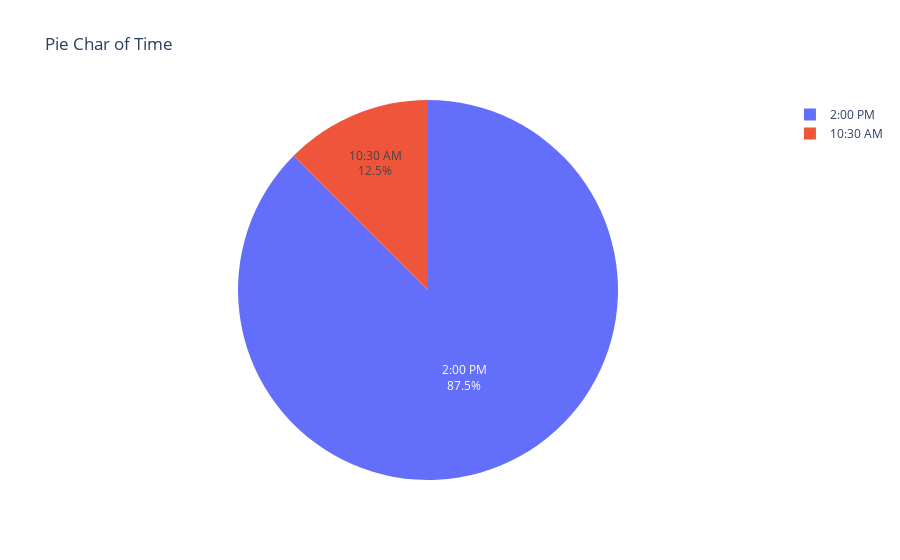
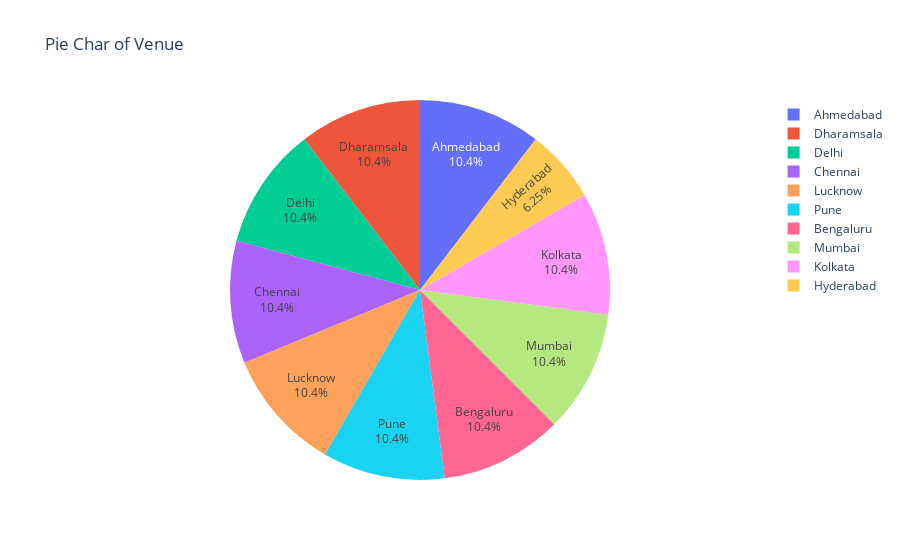
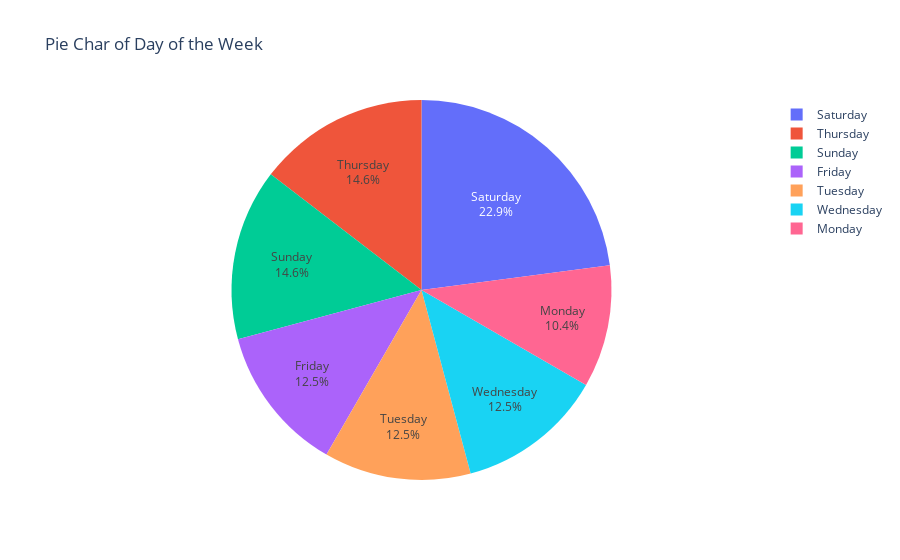
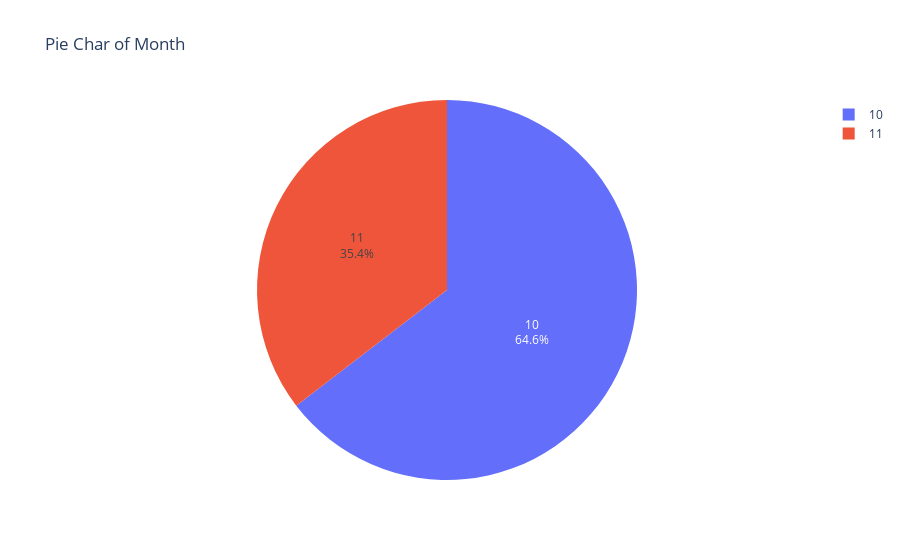

Notebook code cell kept with these figures, in order:
### Code cell
# Create pie charts for each feature in the 'features' list using Plotly Express.
# Create a pie chart with unique value names and their corresponding counts as values.
# Configure pie chart settings, placing the percentage labels inside the chart slices.
# Show the pie chart.

for feature in features:
    pie_fig = px.pie(df, names=df[feature].value_counts().index, values=df[feature].value_counts().values,
                     title=f'Pie Char of {feature}')
    pie_fig.update_traces(textposition = 'inside', textinfo='percent+label')
    pie_fig.show()

### Figure 1 — Plotly figure (JSON) as saved in the notebook; plotly's stock layout.template omitted (floating-point values rounded to 4 significant figures)
{"data": [{"domain": {"x": [0, 1], "y": [0, 1]}, "hovertemplate": "label=%{label}<br>value=%{value}<extra></extra>", "labels": ["2:00 PM", "10:30 AM"], "legendgroup": "", "name": "", "showlegend": true, "textinfo": "percent+label", "textposition": "inside", "type": "pie", "values": [42, 6]}], "layout": {"autosize": true, "legend": {"tracegroupgap": 0}, "title": {"text": "Pie Char of Time"}}}

### Figure 2 — Plotly figure (JSON) as saved in the notebook; plotly's stock layout.template omitted (floating-point values rounded to 4 significant figures)
{"data": [{"domain": {"x": [0, 1], "y": [0, 1]}, "hovertemplate": "label=%{label}<br>value=%{value}<extra></extra>", "labels": ["Ahmedabad", "Dharamsala", "Delhi", "Chennai", "Lucknow", "Pune", "Bengaluru", "Mumbai", "Kolkata", "Hyderabad"], "legendgroup": "", "name": "", "showlegend": true, "textinfo": "percent+label", "textposition": "inside", "type": "pie", "values": [5, 5, 5, 5, 5, 5, 5, 5, 5, 3]}], "layout": {"autosize": true, "legend": {"tracegroupgap": 0}, "title": {"text": "Pie Char of Venue"}}}

### Figure 3 — Plotly figure (JSON) as saved in the notebook; plotly's stock layout.template omitted (floating-point values rounded to 4 significant figures)
{"data": [{"domain": {"x": [0, 1], "y": [0, 1]}, "hovertemplate": "label=%{label}<br>value=%{value}<extra></extra>", "labels": ["Saturday", "Thursday", "Sunday", "Friday", "Tuesday", "Wednesday", "Monday"], "legendgroup": "", "name": "", "showlegend": true, "textinfo": "percent+label", "textposition": "inside", "type": "pie", "values": [11, 7, 7, 6, 6, 6, 5]}], "layout": {"autosize": true, "legend": {"tracegroupgap": 0}, "title": {"text": "Pie Char of Day of the Week"}}}

### Figure 4 — Plotly figure (JSON) as saved in the notebook; plotly's stock layout.template omitted (floating-point values rounded to 4 significant figures)
{"data": [{"domain": {"x": [0, 1], "y": [0, 1]}, "hovertemplate": "label=%{label}<br>value=%{value}<extra></extra>", "labels": [10, 11], "legendgroup": "", "name": "", "showlegend": true, "textinfo": "percent+label", "textposition": "inside", "type": "pie", "values": [31, 17]}], "layout": {"autosize": true, "legend": {"tracegroupgap": 0}, "title": {"text": "Pie Char of Month"}}}
